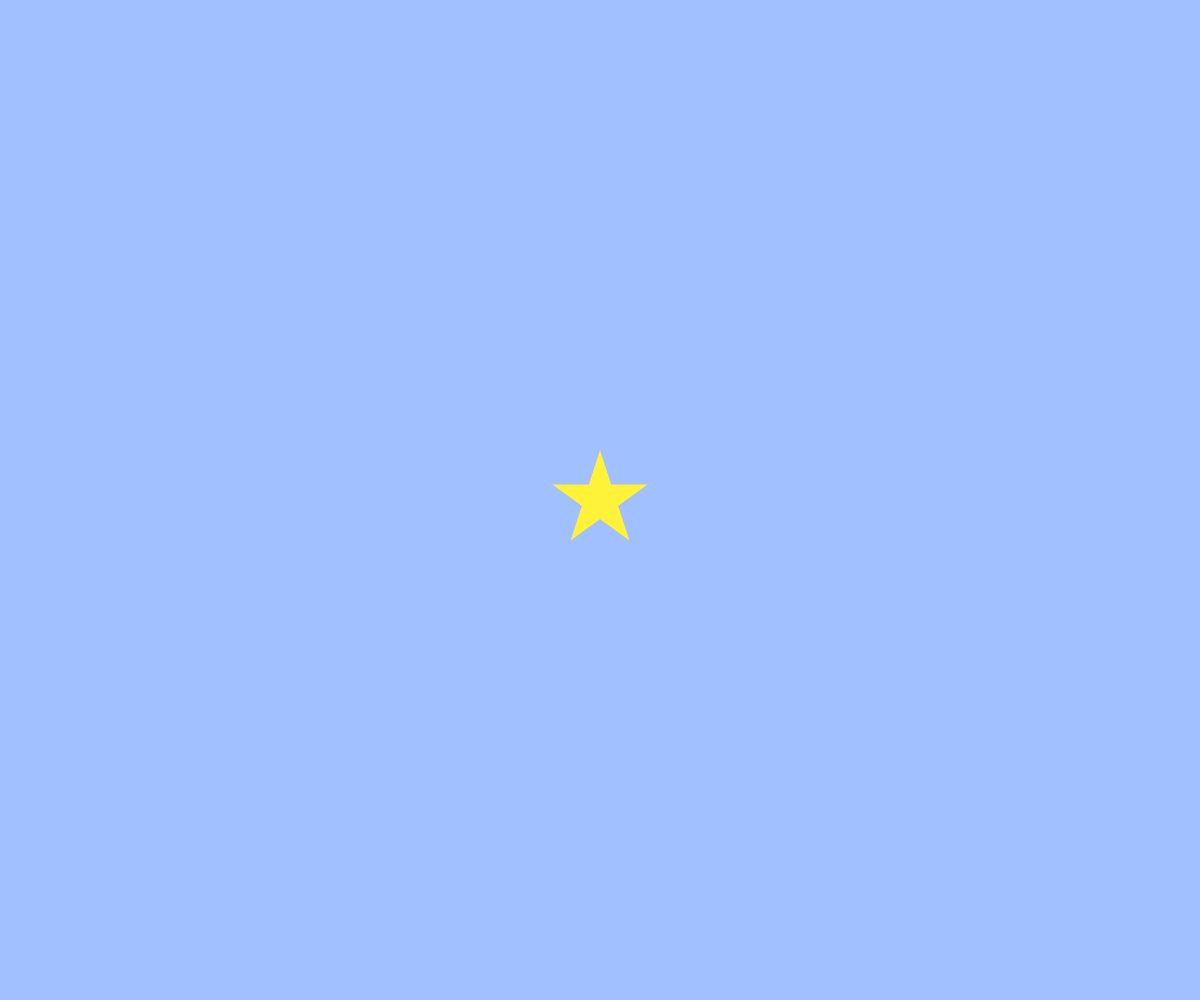
Frame 1 (no input)
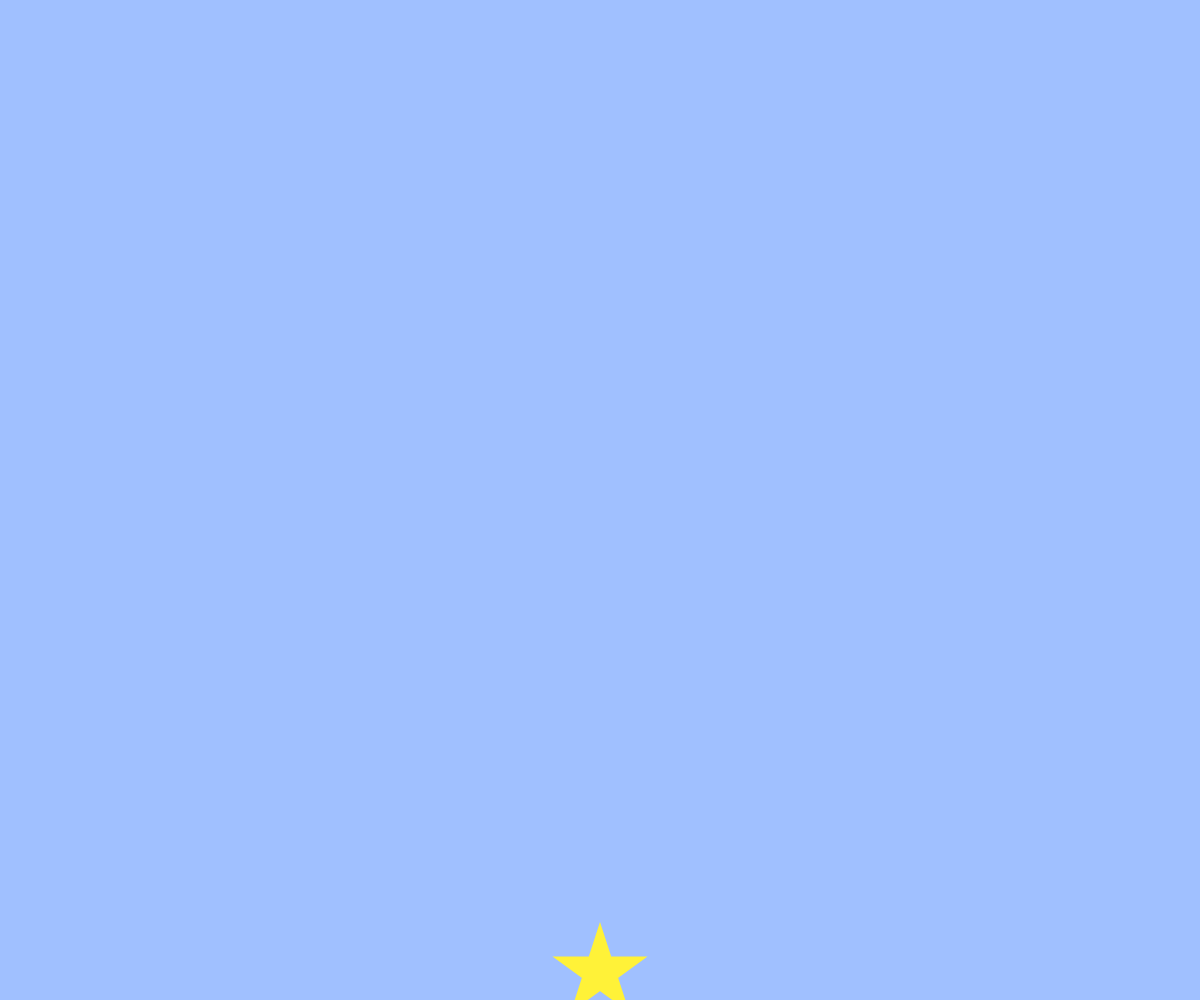
Frame 60 (no input)
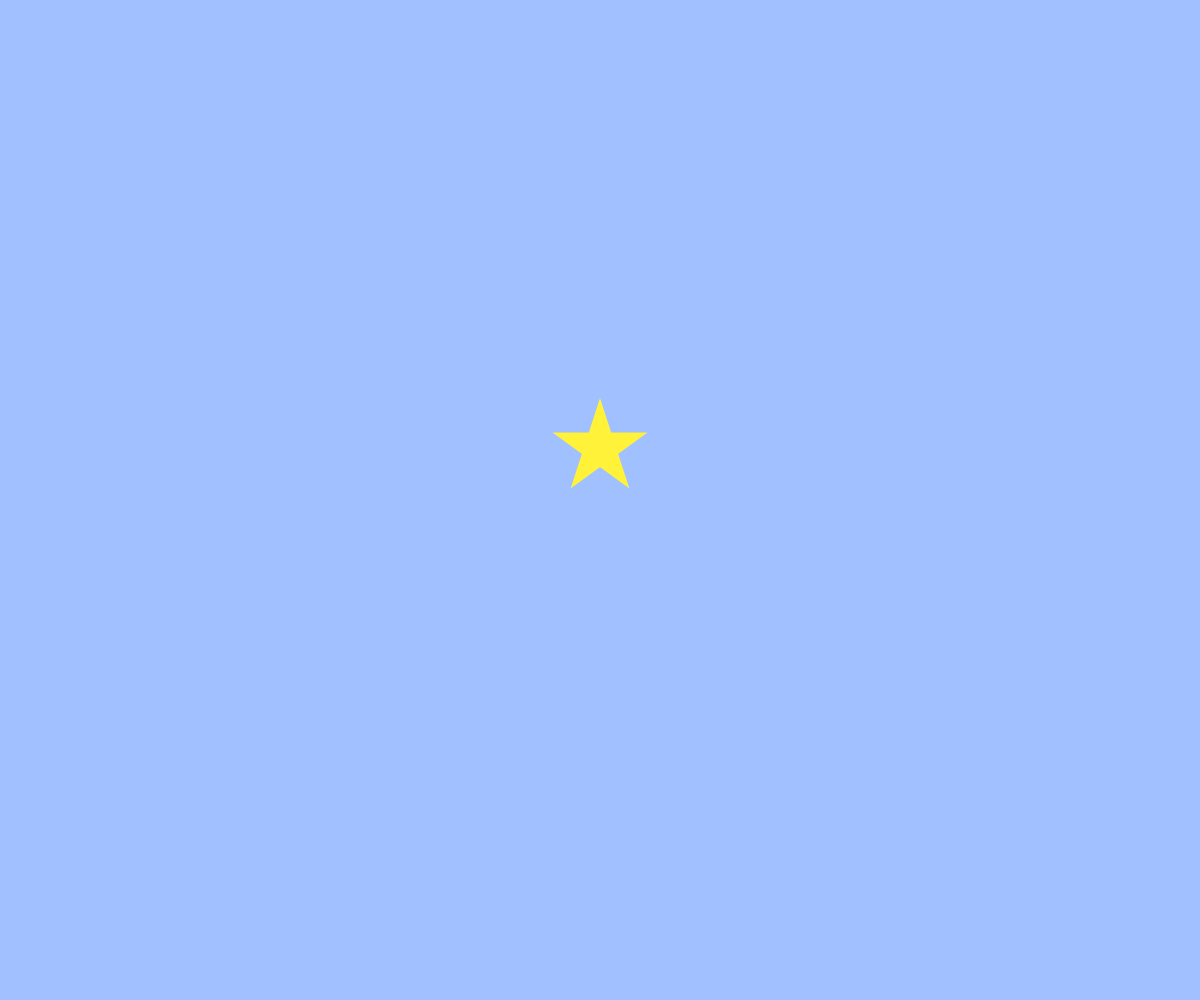
Frame 120 (the mouse pressed at the canvas centre since frame 60)

The p5.js sketch that drew these frames (run headless with seeded random() and noise() and a simulated clock; from frame 60 on, the mouse is pressed at the canvas centre):

// p5.js sketch
// ── sketch.js
// 最終課題を制作しよう

let x,y;


function setup(){

  createCanvas(windowWidth, windowHeight);
  x = width / 2;
  y = height / 2;
}
function windowResized(){
  resizeCanvas(windowWidth, windowHeight);
}

function star(cx, cy, r){
  beginShape();
  for(var i = 0; i < 5; i++){
    let theta = TWO_PI * i * 2 / 5 - HALF_PI;
    //let theta = TWO_PI * i * 1 / 5
    let x = cx + cos(theta) * r;
    let y = cy + sin(theta) * r;
    noStroke();
    fill (255,242,56);
    vertex(x,y);
  }
  endShape(CLOSE);
}

function draw(){
  background(160, 192, 255);
  star(x, y, 50);
  y += 8;
  // ここから下が画面外に行ったら反対側から出てくるようにする処理
  if(y > height){ y = 0; }
  if(y < 0){ y = height;}
  if(keyIsDown(LEFT_ARROW)){ x -= 5; }
  if(keyIsDown(RIGHT_ARROW)){ x += 5; }
}
